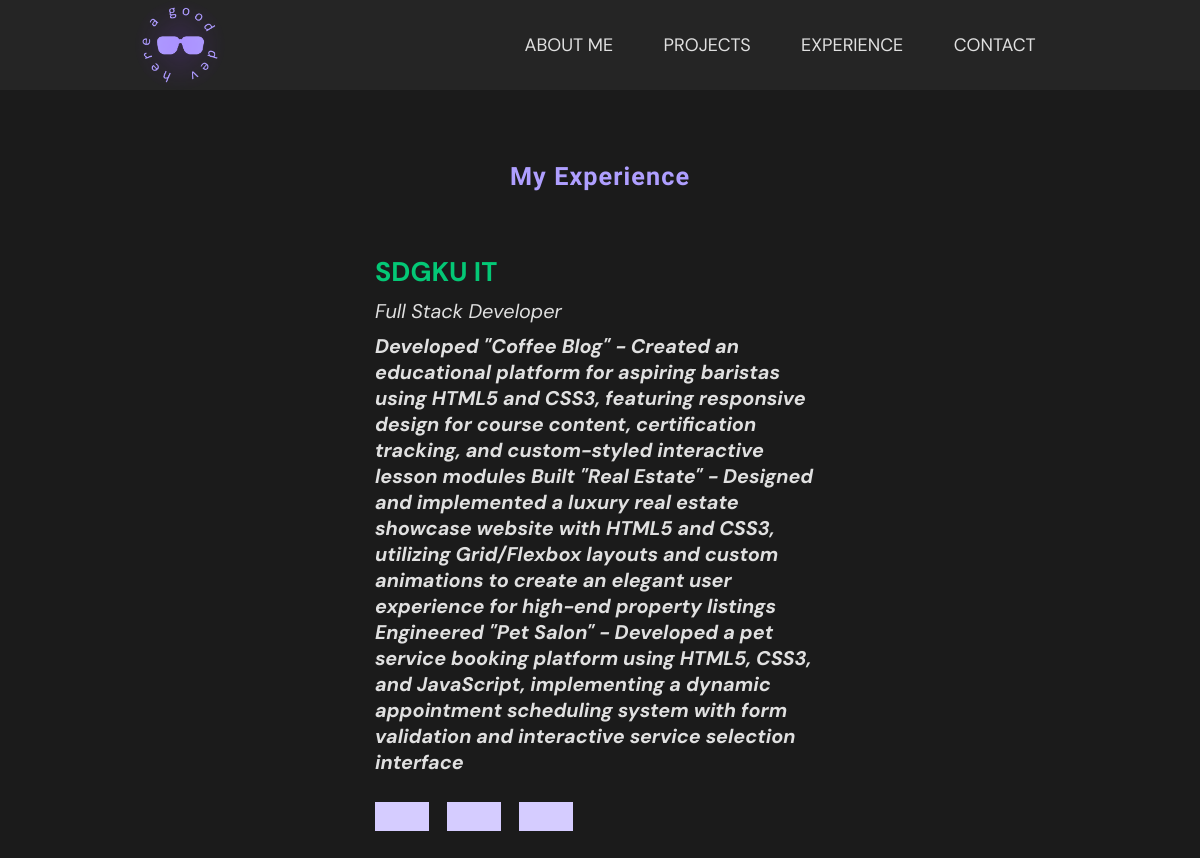
Screenshot of /content/experiences with the database file from the repository.
### content/models.py (models this page shows, shortened)
class Experience(models.Model):
    name = models.CharField(max_length=100)
    title = models.CharField(max_length=100)
    description = models.TextField()
    period = models.CharField(max_length=100)
    skills = models.ManyToManyField(Skill)

class Skill(models.Model):
    name = models.CharField(max_length=100)

### content/views.py (the view)
# urls.py: path('experiences',experience_list,name="experience_list"),
def experience_list(request):
    experiences = Experience.objects.all()
    return render(request, "content/experience_list.html",{
        'experiences':experiences
    })

### templates/content/experience_list.html (shortened to what this page needs)
{% extends 'base.html' %}
{% load static %}
{% block content %}
<section class="experience-section center-column">
    <h2>My Experience</h2>
    <div class="experience-list center-row">
            {% for experience in experiences %}
            <div class="experience-card">
                <p>{{experience.name}}</p>
                <p>{{experience.title}}</p>
                <p>{{experience.description}}</p>
                <div class="experience-skills">
                    {% for experience in experience.skills.all %}
                        <label class="text-label">{{skill.name}}</label>
                    {% endfor %}
                </div>
            </div>
            {% endfor %}
    </div>
</section>
{% endblock content %}

### templates/base.html (shortened to what this page needs)
{% load static %}
<!DOCTYPE html>
<html lang="en">
<head>
    <link rel="stylesheet" href="{% static './css/base.css' %}">
    <link rel="stylesheet" href="{% static './css/header.css' %}">
    <link rel="stylesheet" href="{% static './css/responsive.css' %}">
    <link rel="stylesheet" href="{% static './css/sections.css' %}">
    <link rel="stylesheet" href="{% static './css/project-section.css' %}">
</head>
<body>
    <header class="center-row">
         <div class="logo center-row">
            <img src="{% static './img/logo.png' %}" alt="">
         </div>
         <div class="nav-menu">
            <nav>
                <div class="nav-options center-row">
                    <a href="{% url 'about_url' %}">About Me</a>
                    <a href="{% url 'projects_list' %}">Projects</a>
                    <a href="{% url 'experience_list' %}">Experience</a>
                    <a href="{% url 'contact' %}">Contact</a>
                </div>
            </nav>
         </div>
    </header>
    {% block content %}
    {% endblock content %}
</body>
</html>

### static/css/base.css (style rules this page uses)
:root { --primary-color: #AF9FFF; --primary-color-100: #D5CCFF; --primary-color-300: #7F66FF; --secondary-color: #025834; --secondary-color-600: #04C876; --secondary-color-900: #01321E; --background-color: #1b1b1b; --surface-color: #252525; --neutral-color: #e0e0e0; --lobster-font: "Lobster Two", sans-serif; --dm-font: "DM Sans", sans-serif; }
* { margin: 0; padding: 0; font-family: var(--dm-font); text-decoration: none; }
html { background-color: var(--background-color); font-size: 18px; }
h2 { font-family: var(--lobster-font); color: var(--primary-color); font-size: 1.4rem; letter-spacing: .06rem; }
p { color: var(--neutral-color); font-size: 1.1rem; }
.text-label { color: var(--background-color); background-color: var(--primary-color-100); text-transform: uppercase; font-weight: bolder; padding: 0.8rem 1.5rem; font-size: 1.1rem; }
.center-row { display: flex; align-items: center; justify-content: center; }
.center-column { display: flex; align-items: center; justify-content: center; flex-direction: column; }

### static/css/header.css (style rules this page uses)
header { background-color: var(--surface-color); }
.logo { width: 30%; display: flex; margin: auto; }
.logo img { width: 25%; }
.nav-menu { width: 70%; }
.nav-options a { color: var(--neutral-color); text-transform: uppercase; margin: 2%; padding: 1%; }

### static/css/sections.css (style rules this page uses)
a p:nth-child(2), .experience-card p:nth-child(1) { font-size: 1.5rem; color: var(--secondary-color-600); font-weight: bolder; margin: 0.5rem 0px; }
a p:nth-child(3), .experience-card p:nth-child(2) { font-style: italic; }
a p:nth-child(4), .experience-card p:nth-child(3) { margin: 0.5rem 0px; font-weight: bolder; font-style: italic; }
.experience-section { margin-top: 4rem; }
.experience-card { width: 25rem; display: flex; flex-direction: column; flex-wrap: wrap; padding: 1rem; margin: 2rem 0px; }
.experience-skills { display: flex; flex-wrap: wrap; gap: 1rem; margin: 1rem 0px; }

### rows the page displays
Experience: name "SDGKU IT", title "Full Stack Developer", description "Developed \"Coffee Blog\" - Created an educational platform for aspiring baristas using HTML5 and CSS3, featuring responsive design for course content, certification tracking, and custom-styled interactive lesson modules Built \"Real Estate\" - Designed and implemented a luxury real estate showcase website with HTML5 and CSS3, utilizing Grid/Flexbox layouts and custom animations to create an elegant user experience for high-end property listings Engineered \"Pet Salon\" - Developed a pet service booking platform using HTML5, CSS3, and JavaScript, implementing a dynamic appointment scheduling system with form validation and interactive service selection interface"
